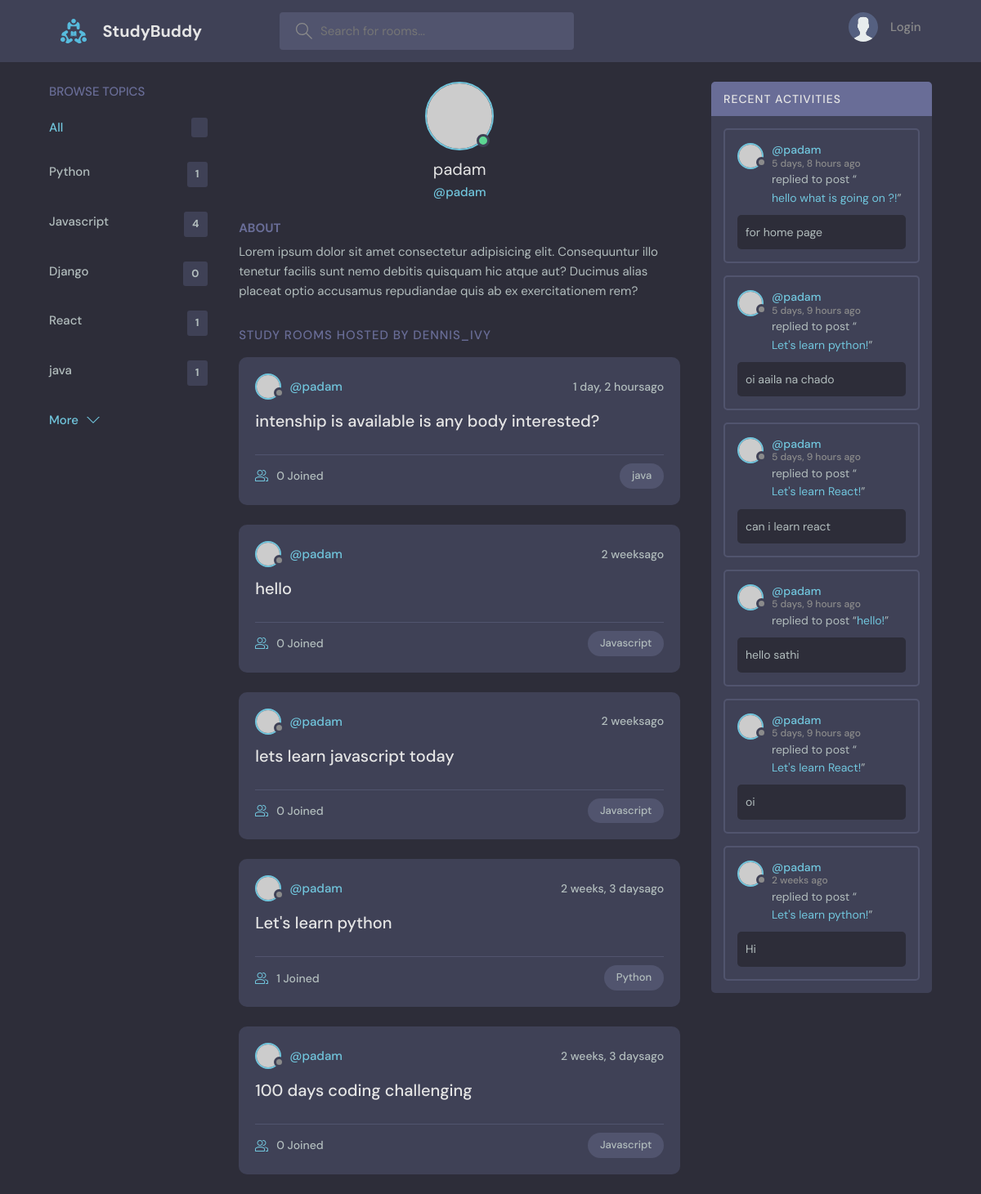
Before: /userProfile/1/ with the older database file.
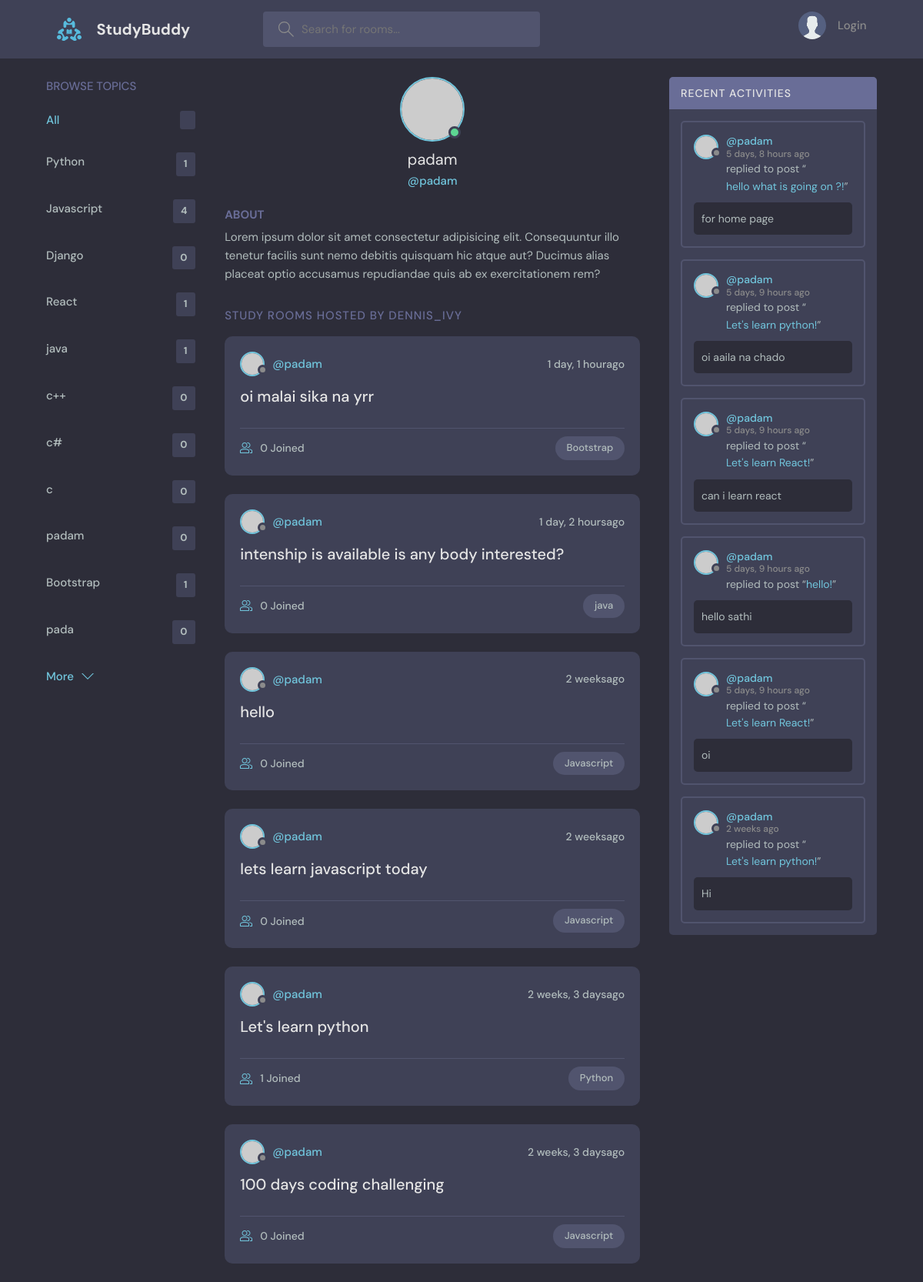
After: the same page with the newer database file.
### base/models.py (models this page shows, shortened)
class Topic(models.Model):
    name = models.CharField(max_length=200)

class Room(models.Model):
    host = models.ForeignKey(User,on_delete = models.SET_NULL,null = True)
    topic = models.ForeignKey(Topic,on_delete = models.SET_NULL,null = True)
    name = models.CharField(max_length=200)
    description = models.TextField(null= True,blank = True) #null= true or black= true -- means it cannot be null and black
    participants = models.ManyToManyField(User,related_name='participants' ,blank=True)
    updated = models.DateTimeField(auto_now = True)#it take timestamp everytime whenever updated
    created = models.DateTimeField(auto_now_add = True) #it takes timestapm at the beginning only
    class Meta:
        ordering = ['-updated','-created'] # (-) will make the ordering of lettest item at beginning
    def __str__(self):
        return self.name

class Message(models.Model):
    user = models.ForeignKey(User,on_delete = models.CASCADE)
    room = models.ForeignKey(Room,on_delete=models.CASCADE) #0n_delete= models.CASCADE =>means all the child messages will be deleted
    body= models.TextField()
    updated = models.DateField(auto_now = True)
    created = models.DateTimeField(auto_now_add = True)
    class Meta:
        ordering = ['-updated','-created']

### base/views.py (the view)
# urls.py: path('userProfile/<str:pk>/',views.userProfile,name="userProfile"),
def userProfile(request,pk):
    user = User.objects.get(id=pk)
    rooms = user.room_set.all()
    room_message = user.message_set.all()
    topic = Topic.objects.all()
    context = {
        'user':user,
        'rooms':rooms,
        'room_message':room_message,
        'topic':topic
    }
    return render(request,'base/profile.html',context)

### base/templates/base/profile.html (shortened to what this page needs)
{% extends 'main.html' %}
{% block content %}
  <main class="profile-page layout layout--3">
    <div class="container">
      {% include 'base/topics_components.html' %}
      <div class="roomList">
        <div class="profile">
          <div class="profile__avatar">
            <div class="avatar avatar--large active">
              <img src="https://randomuser.me/api/portraits/men/11.jpg" />
            </div>
          </div>
          <div class="profile__info">
            <h3>{{user.username}}</h3>
            <p>@{{user.username}}</p>
          </div>
          <div class="profile__about">
            <h3>About</h3>
            <p>
              Lorem ipsum dolor sit amet consectetur adipisicing elit. Consequuntur illo tenetur
              facilis sunt nemo debitis quisquam hic atque aut? Ducimus alias placeat optio
              accusamus repudiandae quis ab ex exercitationem rem?
            </p>
          </div>
        </div>
        <div class="roomList__header">
          <div>
            <h2>Study Rooms Hosted by dennis_ivy</a>
            </h2>
          </div>
        </div>
        {% include 'base/feed_components.html' %}
      </div>
      {% include 'base/activity_components.html' %}
    </div>
  </main>
{% endblock content %}

### templates/main.html (shortened to what this page needs)
<!DOCTYPE html>
{% load static %}
<html lang="en">
  <head>
    <link rel="stylesheet" href="{% static 'style/style.css' %}" />
  </head>
  <body>
    {% include 'navbar.html' %}
    {% block content%}
    {% endblock %}
  </body>
</html>

### templates/navbar.html (shortened to what this page needs)
{% load static %}
<header class="header header--loggedIn">
    <div class="container">
      <a href="{% url 'home' %}" class="header__logo">
        <img src="{% static  'images/logo.svg' %}" />
        <h1>StudyBuddy</h1>
      </a>
      <form class="header__search" method="GET" action="{% url 'home' %}">
        <label>
          <input name="q" placeholder="Search for rooms..." />
        </label>
      </form>
      <nav class="header__menu">
        {% if request.user.is_authenticated %}
        <div class="header__user">
          <a href="{% url 'update-user' %}">
            <div class="avatar avatar--medium active">
              <img src="https://randomuser.me/api/portraits/men/37.jpg" />
            </div>
            <p>{{request.user.username}}<span>@{{request.user.username}}</span></p>
          </a>
          <button class="dropdown-button">
            <svg version="1.1" xmlns="http://www.w3.org/2000/svg" width="32" height="32" viewBox="0 0 32 32">
              <title>chevron-down</title>
              <path d="M16 21l-13-13h-3l16 16 16-16h-3l-13 13z"></path>
            </svg>
          </button>
        </div>
        {% else %}
        <a href="{% url 'login_page' %}">
          <img src="{% static 'images/avatar.svg' %}" />
          <p>Login</p>
        </a>
        {% endif %}
      </nav>
    </div>
  </header>

### base/templates/base/topics_components.html
<div class="topics">
    <div class="topics__header">
      <h2>Browse Topics</h2>
    </div>
    <ul class="topics__list">
      <li>
        <a href="{% url 'home' %}" class="active">All <span>{{topics.count}}</span></a>
      </li>
      {% for topics in topic %}
      <li>
        <a href="{% url 'home' %}?q={{topics.name}}">{{topics.name}} <span>{{topics.room_set.all.count}}</span></a>
      </li>
      {% endfor %}
    </ul>
    <a class="btn btn--link" href="topics.html">
      More
      <svg version="1.1" xmlns="http://www.w3.org/2000/svg" width="32" height="32" viewBox="0 0 32 32">
        <title>chevron-down</title>
        <path d="M16 21l-13-13h-3l16 16 16-16h-3l-13 13z"></path>
      </svg>
    </a>
  </div>

### base/templates/base/feed_components.html (shortened to what this page needs)
{% for i in rooms %}
<div class="roomListRoom">
    <div class="roomListRoom__header">
      <a href="{% url 'userProfile' i.host.id %}" class="roomListRoom__author">
        <div class="avatar avatar--small">
          <img src="https://randomuser.me/api/portraits/women/11.jpg" />
        </div>
        <span>@{{i.host.username}}</span>
      </a>
      <div class="roomListRoom__actions">
        <span>{{i.created |timesince}}ago</span>
      </div>
    </div>
    <div class="roomListRoom__content">
      <a href="{%  url 'room' i.id %}">{{i.name}}</a>
    </div>
    <div class="roomListRoom__meta">
      <a href="{%  url 'room' i.id %}" class="roomListRoom__joined">
        {{i.participants.all.count}} Joined
      </a>
      <p class="roomListRoom__topic">{{i.topic.name}}</p>
    </div>
  </div>
{% endfor %}

### base/templates/base/activity_components.html (shortened to what this page needs)
<div class="activities">
    <div class="activities__header">
      <h2>Recent Activities</h2>
    </div>
    {% for message in room_message %}
    <div class="activities__box">
      <div class="activities__boxHeader roomListRoom__header">
        <a href=" {% url 'userProfile' message.user.id %}" class="roomListRoom__author">
          <div class="avatar avatar--small">
            <img src="https://randomuser.me/api/portraits/women/11.jpg" />
          </div>
          <p>
            @{{message.user}}
            <span>{{message.created|timesince}} ago</span>
          </p>
        </a>
      </div>
      <div class="activities__boxContent">
        <p>replied to post “<a href="{% url 'room' message.room.id %}">{{message.room}}!</a>”</p>
        <div class="activities__boxRoomContent">
         {{message.body}}
        </div>
      </div>
    </div>
    {% endfor %}
  </div>

Changed rows visible on the page:
added Topic: name "c++", room_set.all.count "0"
added Topic: name "c#", room_set.all.count "0"
added Topic: name "c", room_set.all.count "0"
added Topic: name "padam", room_set.all.count "0"
added Topic: name "Bootstrap", room_set.all.count "1"
added Topic: name "pada", room_set.all.count "0"
added Room: host.username "padam", created "1 day, 1 hour", name "oi malai sika na yrr", participants.all.count "0", topic.name "Bootstrap"
